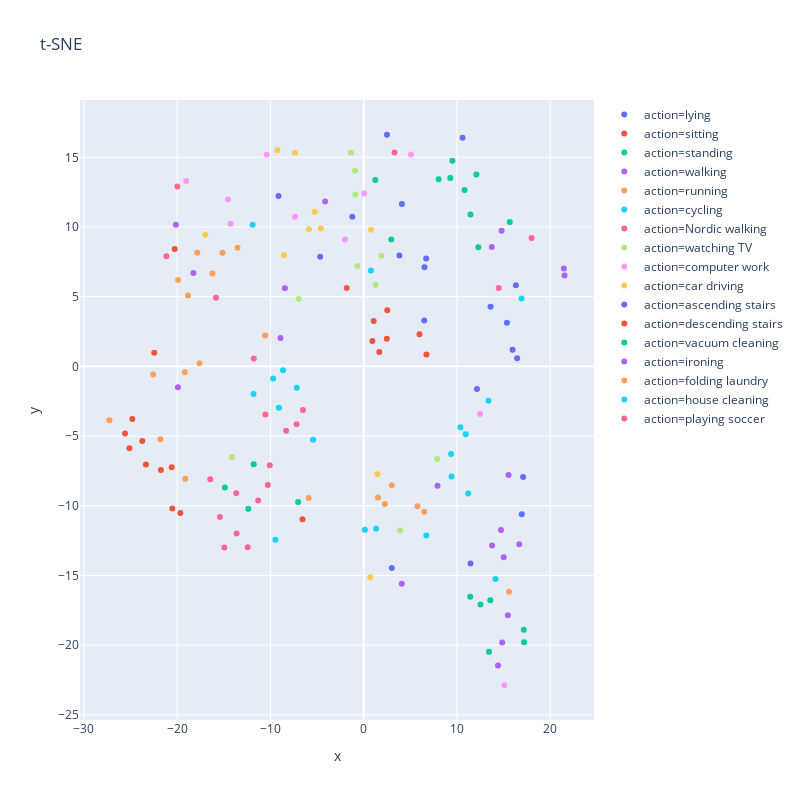
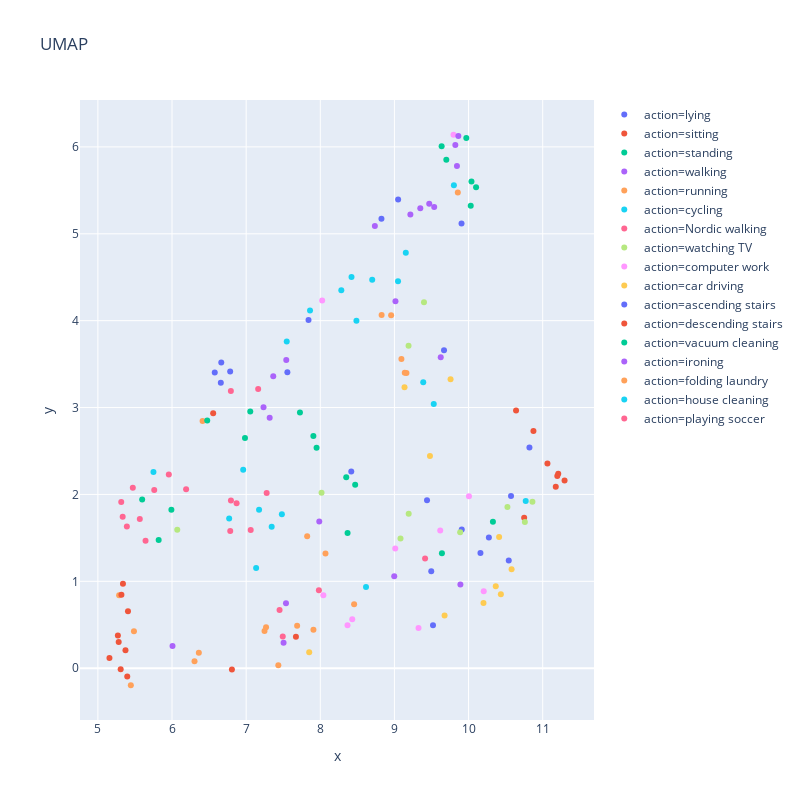

The code cell stored with these charts, in order, in its notebook:
### Code cell
val_actions, val_labels, val_lm = get_action_vector(ae_model, skel_dt, device, class_ids=range(17), class_names=dataReader.idToLabel)
plot_tnse(val_actions, val_labels, val_lm)
plot_umap(val_actions, val_labels, val_lm)

### Figure 1 — Plotly figure (JSON) as saved in the notebook; plotly's stock layout.template omitted (floating-point values rounded to 4 significant figures)
{"data": [{"hoverlabel": {"namelength": 0}, "hovertemplate": "action=lying<br>x=%{x}<br>y=%{y}", "legendgroup": "action=lying", "marker": {"color": "#636efa", "symbol": "circle"}, "mode": "markers", "name": "action=lying", "showlegend": true, "type": "scatter", "x": [-9.139, 3.011, 17.09, -1.225, 4.095, 10.6, 16.94, 2.491, 12.14, 3.827], "xaxis": "x", "y": [12.22, -14.47, -7.93, 10.74, 11.66, 16.41, -10.61, 16.62, -1.632, 7.959], "yaxis": "y"}, {"hoverlabel": {"namelength": 0}, "hovertemplate": "action=sitting<br>x=%{x}<br>y=%{y}", "legendgroup": "action=sitting", "marker": {"color": "#EF553B", "symbol": "circle"}, "mode": "markers", "name": "action=sitting", "showlegend": true, "type": "scatter", "x": [-20.27, -25.12, -25.59, -21.74, -22.46, -20.59, -1.828, -24.81, 6.724, -23.75], "xaxis": "x", "y": [8.427, -5.884, -4.81, -7.431, 0.9807, -7.232, 5.616, -3.782, 0.859, -5.353], "yaxis": "y"}, {"hoverlabel": {"namelength": 0}, "hovertemplate": "action=standing<br>x=%{x}<br>y=%{y}", "legendgroup": "action=standing", "marker": {"color": "#00cc96", "symbol": "circle"}, "mode": "markers", "name": "action=standing", "showlegend": true, "type": "scatter", "x": [9.281, 9.507, 10.81, 1.241, 11.44, 12.07, 8.03, 15.65, 2.956, 12.28], "xaxis": "x", "y": [13.52, 14.75, 12.65, 13.36, 10.9, 13.77, 13.43, 10.35, 9.096, 8.548], "yaxis": "y"}, {"hoverlabel": {"namelength": 0}, "hovertemplate": "action=walking<br>x=%{x}<br>y=%{y}", "legendgroup": "action=walking", "marker": {"color": "#ab63fa", "symbol": "circle"}, "mode": "markers", "name": "action=walking", "showlegend": true, "type": "scatter", "x": [14.78, -4.139, -8.929, -8.453, 21.53, 21.46, -18.26, 7.91, 13.73, -20.14], "xaxis": "x", "y": [9.73, 11.84, 2.038, 5.608, 6.512, 7.019, 6.705, -8.558, 8.573, 10.16], "yaxis": "y"}, {"hoverlabel": {"namelength": 0}, "hovertemplate": "action=running<br>x=%{x}<br>y=%{y}", "legendgroup": "action=running", "marker": {"color": "#FFA15A", "symbol": "circle"}, "mode": "markers", "name": "action=running", "showlegend": true, "type": "scatter", "x": [-18.83, -19.13, -13.54, -19.91, -27.26, -22.57, -17.84, -5.9, -16.22, -15.15], "xaxis": "x", "y": [5.076, -8.059, 8.511, 6.205, -3.869, -0.5886, 8.152, -9.435, 6.668, 8.143], "yaxis": "y"}, {"hoverlabel": {"namelength": 0}, "hovertemplate": "action=cycling<br>x=%{x}<br>y=%{y}", "legendgroup": "action=cycling", "marker": {"color": "#19d3f3", "symbol": "circle"}, "mode": "markers", "name": "action=cycling", "showlegend": true, "type": "scatter", "x": [6.707, -9.469, -8.656, -9.714, -5.423, -11.82, 10.36, 10.93, 16.91, 13.38], "xaxis": "x", "y": [-12.14, -12.45, -0.2862, -0.8731, -5.269, -1.981, -4.361, -4.877, 4.866, -2.473], "yaxis": "y"}, {"hoverlabel": {"namelength": 0}, "hovertemplate": "action=Nordic walking<br>x=%{x}<br>y=%{y}", "legendgroup": "action=Nordic walking", "marker": {"color": "#FF6692", "symbol": "circle"}, "mode": "markers", "name": "action=Nordic walking", "showlegend": true, "type": "scatter", "x": [-11.79, -13.67, -8.322, -10.08, -21.16, -10.28, -10.54, -6.514, -7.194, -11.31], "xaxis": "x", "y": [0.5705, -9.111, -4.618, -7.098, 7.901, -8.517, -3.45, -3.131, -4.159, -9.623], "yaxis": "y"}, {"hoverlabel": {"namelength": 0}, "hovertemplate": "action=watching TV<br>x=%{x}<br>y=%{y}", "legendgroup": "action=watching TV", "marker": {"color": "#B6E880", "symbol": "circle"}, "mode": "markers", "name": "action=watching TV", "showlegend": true, "type": "scatter", "x": [-14.13, -0.8883, 1.894, 3.887, -1.373, -0.933, 1.273, -6.983, 7.86, -0.6791], "xaxis": "x", "y": [-6.504, 12.32, 7.936, -11.77, 15.33, 14.03, 5.85, 4.835, -6.639, 7.196], "yaxis": "y"}, {"hoverlabel": {"namelength": 0}, "hovertemplate": "action=computer work<br>x=%{x}<br>y=%{y}", "legendgroup": "action=computer work", "marker": {"color": "#FF97FF", "symbol": "circle"}, "mode": "markers", "name": "action=computer work", "showlegend": true, "type": "scatter", "x": [-2.014, -19.04, -14.28, -10.4, 12.48, 0.05165, 5.052, 15.08, -7.371, -14.55], "xaxis": "x", "y": [9.106, 13.29, 10.23, 15.18, -3.411, 12.4, 15.19, -22.88, 10.74, 11.98], "yaxis": "y"}, {"hoverlabel": {"namelength": 0}, "hovertemplate": "action=car driving<br>x=%{x}<br>y=%{y}", "legendgroup": "action=car driving", "marker": {"color": "#FECB52", "symbol": "circle"}, "mode": "markers", "name": "action=car driving", "showlegend": true, "type": "scatter", "x": [1.472, -5.26, -7.38, -9.261, 0.7826, -5.885, 0.6947, -8.551, -16.99, -4.602], "xaxis": "x", "y": [-7.737, 11.1, 15.32, 15.51, 9.809, 9.843, -15.14, 7.985, 9.436, 9.895], "yaxis": "y"}, {"hoverlabel": {"namelength": 0}, "hovertemplate": "action=ascending stairs<br>x=%{x}<br>y=%{y}", "legendgroup": "action=ascending stairs", "marker": {"color": "#636efa", "symbol": "circle"}, "mode": "markers", "name": "action=ascending stairs", "showlegend": true, "type": "scatter", "x": [15.35, 13.6, 6.698, 11.45, 16.31, 16.45, 6.485, -4.671, 6.513, 15.96], "xaxis": "x", "y": [3.123, 4.275, 7.731, -14.15, 5.816, 0.5912, 3.288, 7.863, 7.114, 1.196], "yaxis": "y"}, {"hoverlabel": {"namelength": 0}, "hovertemplate": "action=descending stairs<br>x=%{x}<br>y=%{y}", "legendgroup": "action=descending stairs", "marker": {"color": "#EF553B", "symbol": "circle"}, "mode": "markers", "name": "action=descending stairs", "showlegend": true, "type": "scatter", "x": [2.52, 1.066, -6.565, -23.35, 5.974, -20.52, -19.66, 1.668, 0.9238, 2.474], "xaxis": "x", "y": [4.035, 3.25, -10.98, -7.045, 2.308, -10.2, -10.53, 1.026, 1.82, 1.973], "yaxis": "y"}, {"hoverlabel": {"namelength": 0}, "hovertemplate": "action=vacuum cleaning<br>x=%{x}<br>y=%{y}", "legendgroup": "action=vacuum cleaning", "marker": {"color": "#00cc96", "symbol": "circle"}, "mode": "markers", "name": "action=vacuum cleaning", "showlegend": true, "type": "scatter", "x": [13.43, -14.89, 17.15, 12.51, 13.57, 11.42, 17.19, -7.028, -12.37, -11.8], "xaxis": "x", "y": [-20.48, -8.689, -18.89, -17.09, -16.78, -16.53, -19.79, -9.735, -10.22, -7.021], "yaxis": "y"}, {"hoverlabel": {"namelength": 0}, "hovertemplate": "action=ironing<br>x=%{x}<br>y=%{y}", "legendgroup": "action=ironing", "marker": {"color": "#ab63fa", "symbol": "circle"}, "mode": "markers", "name": "action=ironing", "showlegend": true, "type": "scatter", "x": [15.53, 14.72, 13.77, -19.91, 4.082, 15.01, 14.84, 15.45, 16.67, 14.4], "xaxis": "x", "y": [-7.8, -11.74, -12.84, -1.506, -15.6, -13.7, -19.81, -17.85, -12.77, -21.46], "yaxis": "y"}, {"hoverlabel": {"namelength": 0}, "hovertemplate": "action=folding laundry<br>x=%{x}<br>y=%{y}", "legendgroup": "action=folding laundry", "marker": {"color": "#FFA15A", "symbol": "circle"}, "mode": "markers", "name": "action=folding laundry", "showlegend": true, "type": "scatter", "x": [15.58, 3.002, -10.58, -21.8, 5.76, 1.528, 2.262, -17.61, -19.19, 6.495], "xaxis": "x", "y": [-16.17, -8.528, 2.218, -5.221, -10.04, -9.408, -9.881, 0.2282, -0.4301, -10.43], "yaxis": "y"}, {"hoverlabel": {"namelength": 0}, "hovertemplate": "action=house cleaning<br>x=%{x}<br>y=%{y}", "legendgroup": "action=house cleaning", "marker": {"color": "#19d3f3", "symbol": "circle"}, "mode": "markers", "name": "action=house cleaning", "showlegend": true, "type": "scatter", "x": [-11.91, 0.7624, 11.2, -7.179, 14.13, 1.331, 9.364, 9.419, 0.1269, -9.101], "xaxis": "x", "y": [10.15, 6.884, -9.124, -1.532, -15.26, -11.64, -6.296, -7.9, -11.72, -2.967], "yaxis": "y"}, {"hoverlabel": {"namelength": 0}, "hovertemplate": "action=playing soccer<br>x=%{x}<br>y=%{y}", "legendgroup": "action=playing soccer", "marker": {"color": "#FF6692", "symbol": "circle"}, "mode": "markers", "name": "action=playing soccer", "showlegend": true, "type": "scatter", "x": [14.46, -16.45, 3.298, -13.63, -15.84, -12.44, -15.41, 18.0, -14.95, -19.98], "xaxis": "x", "y": [5.627, -8.105, 15.35, -11.98, 4.917, -12.98, -10.8, 9.213, -13.0, 12.9], "yaxis": "y"}], "layout": {"height": 800, "legend": {"tracegroupgap": 0}, "title": {"text": "t-SNE"}, "width": 800, "xaxis": {"anchor": "y", "domain": [0, 1], "title": {"text": "x"}}, "yaxis": {"anchor": "x", "domain": [0, 1], "title": {"text": "y"}}}}

### Figure 2 — Plotly figure (JSON) as saved in the notebook; plotly's stock layout.template omitted (floating-point values rounded to 4 significant figures)
{"data": [{"hoverlabel": {"namelength": 0}, "hovertemplate": "action=lying<br>x=%{x}<br>y=%{y}", "legendgroup": "action=lying", "marker": {"color": "#636efa", "symbol": "circle"}, "mode": "markers", "name": "action=lying", "showlegend": true, "type": "scatter", "x": [9.52, 9.669, 8.825, 9.908, 9.44, 8.418, 9.05, 9.497, 7.841, 10.57], "xaxis": "x", "y": [0.4943, 3.658, 5.172, 1.595, 1.932, 2.265, 5.395, 1.115, 4.009, 1.981], "yaxis": "y"}, {"hoverlabel": {"namelength": 0}, "hovertemplate": "action=sitting<br>x=%{x}<br>y=%{y}", "legendgroup": "action=sitting", "marker": {"color": "#EF553B", "symbol": "circle"}, "mode": "markers", "name": "action=sitting", "showlegend": true, "type": "scatter", "x": [7.671, 5.156, 5.307, 5.27, 6.808, 5.406, 10.75, 5.396, 10.64, 5.372], "xaxis": "x", "y": [0.3618, 0.1162, -0.01174, 0.3767, -0.01554, 0.6541, 1.732, -0.09428, 2.966, 0.2077], "yaxis": "y"}, {"hoverlabel": {"namelength": 0}, "hovertemplate": "action=standing<br>x=%{x}<br>y=%{y}", "legendgroup": "action=standing", "marker": {"color": "#00cc96", "symbol": "circle"}, "mode": "markers", "name": "action=standing", "showlegend": true, "type": "scatter", "x": [8.35, 8.47, 7.907, 9.64, 7.726, 7.95, 8.368, 7.056, 10.33, 6.984], "xaxis": "x", "y": [2.199, 2.111, 2.673, 1.324, 2.942, 2.538, 1.557, 2.954, 1.686, 2.651], "yaxis": "y"}, {"hoverlabel": {"namelength": 0}, "hovertemplate": "action=walking<br>x=%{x}<br>y=%{y}", "legendgroup": "action=walking", "marker": {"color": "#ab63fa", "symbol": "circle"}, "mode": "markers", "name": "action=walking", "showlegend": true, "type": "scatter", "x": [7.317, 9.89, 7.986, 8.997, 7.541, 7.365, 7.505, 9.014, 7.234, 7.537], "xaxis": "x", "y": [2.883, 0.9647, 1.688, 1.057, 3.546, 3.36, 0.2925, 4.222, 3.003, 0.7485], "yaxis": "y"}, {"hoverlabel": {"namelength": 0}, "hovertemplate": "action=running<br>x=%{x}<br>y=%{y}", "legendgroup": "action=running", "marker": {"color": "#FFA15A", "symbol": "circle"}, "mode": "markers", "name": "action=running", "showlegend": true, "type": "scatter", "x": [7.268, 5.287, 8.456, 7.248, 5.444, 6.304, 7.434, 6.412, 7.688, 7.908], "xaxis": "x", "y": [0.4725, 0.8389, 0.7362, 0.4279, -0.1963, 0.08112, 0.03357, 2.845, 0.4884, 0.4422], "yaxis": "y"}, {"hoverlabel": {"namelength": 0}, "hovertemplate": "action=cycling<br>x=%{x}<br>y=%{y}", "legendgroup": "action=cycling", "marker": {"color": "#19d3f3", "symbol": "circle"}, "mode": "markers", "name": "action=cycling", "showlegend": true, "type": "scatter", "x": [8.487, 5.75, 7.482, 7.344, 6.96, 7.135, 8.421, 8.283, 7.547, 7.861], "xaxis": "x", "y": [3.999, 2.259, 1.771, 1.628, 2.284, 1.152, 4.504, 4.35, 3.76, 4.117], "yaxis": "y"}, {"hoverlabel": {"namelength": 0}, "hovertemplate": "action=Nordic walking<br>x=%{x}<br>y=%{y}", "legendgroup": "action=Nordic walking", "marker": {"color": "#FF6692", "symbol": "circle"}, "mode": "markers", "name": "action=Nordic walking", "showlegend": true, "type": "scatter", "x": [7.061, 5.565, 6.795, 6.19, 7.493, 5.956, 6.785, 7.277, 6.871, 5.76], "xaxis": "x", "y": [1.591, 1.716, 1.929, 2.059, 0.3656, 2.23, 1.578, 2.015, 1.898, 2.05], "yaxis": "y"}, {"hoverlabel": {"namelength": 0}, "hovertemplate": "action=watching TV<br>x=%{x}<br>y=%{y}", "legendgroup": "action=watching TV", "marker": {"color": "#B6E880", "symbol": "circle"}, "mode": "markers", "name": "action=watching TV", "showlegend": true, "type": "scatter", "x": [6.071, 9.887, 10.52, 9.19, 8.017, 9.192, 10.86, 9.082, 9.399, 10.76], "xaxis": "x", "y": [1.594, 1.565, 1.855, 3.71, 2.02, 1.776, 1.915, 1.492, 4.211, 1.682], "yaxis": "y"}, {"hoverlabel": {"namelength": 0}, "hovertemplate": "action=computer work<br>x=%{x}<br>y=%{y}", "legendgroup": "action=computer work", "marker": {"color": "#FF97FF", "symbol": "circle"}, "mode": "markers", "name": "action=computer work", "showlegend": true, "type": "scatter", "x": [10.01, 8.041, 8.367, 9.325, 8.025, 9.618, 9.011, 9.797, 10.2, 8.431], "xaxis": "x", "y": [1.979, 0.8396, 0.4933, 0.4615, 4.231, 1.586, 1.377, 6.14, 0.8844, 0.5635], "yaxis": "y"}, {"hoverlabel": {"namelength": 0}, "hovertemplate": "action=car driving<br>x=%{x}<br>y=%{y}", "legendgroup": "action=car driving", "marker": {"color": "#FECB52", "symbol": "circle"}, "mode": "markers", "name": "action=car driving", "showlegend": true, "type": "scatter", "x": [9.136, 10.37, 10.2, 9.677, 10.41, 10.44, 9.757, 9.479, 7.851, 10.58], "xaxis": "x", "y": [3.235, 0.9436, 0.7517, 0.6065, 1.511, 0.8508, 3.327, 2.442, 0.1831, 1.14], "yaxis": "y"}, {"hoverlabel": {"namelength": 0}, "hovertemplate": "action=ascending stairs<br>x=%{x}<br>y=%{y}", "legendgroup": "action=ascending stairs", "marker": {"color": "#636efa", "symbol": "circle"}, "mode": "markers", "name": "action=ascending stairs", "showlegend": true, "type": "scatter", "x": [6.784, 6.658, 10.16, 9.905, 7.556, 6.664, 10.82, 10.54, 10.27, 6.576], "xaxis": "x", "y": [3.416, 3.286, 1.325, 5.119, 3.406, 3.517, 2.54, 1.238, 1.503, 3.403], "yaxis": "y"}, {"hoverlabel": {"namelength": 0}, "hovertemplate": "action=descending stairs<br>x=%{x}<br>y=%{y}", "legendgroup": "action=descending stairs", "marker": {"color": "#EF553B", "symbol": "circle"}, "mode": "markers", "name": "action=descending stairs", "showlegend": true, "type": "scatter", "x": [11.06, 11.21, 6.555, 5.281, 10.88, 5.318, 5.338, 11.29, 11.18, 11.2], "xaxis": "x", "y": [2.355, 2.238, 2.934, 0.3018, 2.73, 0.8444, 0.9714, 2.161, 2.089, 2.213], "yaxis": "y"}, {"hoverlabel": {"namelength": 0}, "hovertemplate": "action=vacuum cleaning<br>x=%{x}<br>y=%{y}", "legendgroup": "action=vacuum cleaning", "marker": {"color": "#00cc96", "symbol": "circle"}, "mode": "markers", "name": "action=vacuum cleaning", "showlegend": true, "type": "scatter", "x": [9.969, 5.82, 9.7, 10.1, 10.04, 10.03, 9.637, 6.475, 5.597, 5.991], "xaxis": "x", "y": [6.103, 1.476, 5.853, 5.535, 5.601, 5.324, 6.006, 2.851, 1.942, 1.824], "yaxis": "y"}, {"hoverlabel": {"namelength": 0}, "hovertemplate": "action=ironing<br>x=%{x}<br>y=%{y}", "legendgroup": "action=ironing", "marker": {"color": "#ab63fa", "symbol": "circle"}, "mode": "markers", "name": "action=ironing", "showlegend": true, "type": "scatter", "x": [8.736, 9.215, 9.469, 6.007, 9.624, 9.536, 9.822, 9.843, 9.349, 9.862], "xaxis": "x", "y": [5.091, 5.223, 5.345, 0.2545, 3.578, 5.308, 6.022, 5.779, 5.295, 6.127], "yaxis": "y"}, {"hoverlabel": {"namelength": 0}, "hovertemplate": "action=folding laundry<br>x=%{x}<br>y=%{y}", "legendgroup": "action=folding laundry", "marker": {"color": "#FFA15A", "symbol": "circle"}, "mode": "markers", "name": "action=folding laundry", "showlegend": true, "type": "scatter", "x": [9.855, 9.094, 7.823, 5.487, 8.955, 9.162, 9.14, 8.07, 6.362, 8.827], "xaxis": "x", "y": [5.474, 3.56, 1.518, 0.425, 4.063, 3.398, 3.4, 1.321, 0.1776, 4.064], "yaxis": "y"}, {"hoverlabel": {"namelength": 0}, "hovertemplate": "action=house cleaning<br>x=%{x}<br>y=%{y}", "legendgroup": "action=house cleaning", "marker": {"color": "#19d3f3", "symbol": "circle"}, "mode": "markers", "name": "action=house cleaning", "showlegend": true, "type": "scatter", "x": [8.617, 10.77, 9.153, 7.174, 9.802, 9.389, 8.7, 9.049, 9.53, 6.771], "xaxis": "x", "y": [0.9353, 1.925, 4.782, 1.825, 5.559, 3.291, 4.472, 4.454, 3.042, 1.722], "yaxis": "y"}, {"hoverlabel": {"namelength": 0}, "hovertemplate": "action=playing soccer<br>x=%{x}<br>y=%{y}", "legendgroup": "action=playing soccer", "marker": {"color": "#FF6692", "symbol": "circle"}, "mode": "markers", "name": "action=playing soccer", "showlegend": true, "type": "scatter", "x": [6.794, 5.643, 9.414, 5.315, 7.451, 5.471, 5.391, 7.162, 5.334, 7.981], "xaxis": "x", "y": [3.19, 1.466, 1.263, 1.913, 0.6697, 2.077, 1.63, 3.214, 1.744, 0.8974], "yaxis": "y"}], "layout": {"height": 800, "legend": {"tracegroupgap": 0}, "title": {"text": "UMAP"}, "width": 800, "xaxis": {"anchor": "y", "domain": [0, 1], "title": {"text": "x"}}, "yaxis": {"anchor": "x", "domain": [0, 1], "title": {"text": "y"}}}}
